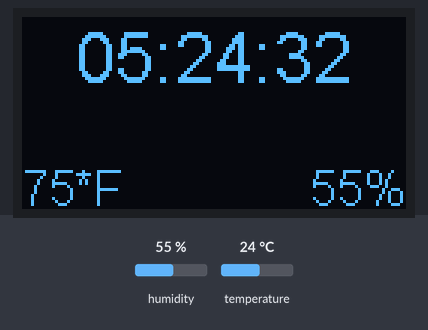
The sketch below on a simulated ESP8266 (NodeMCU). Shown: 128×64 one-colour display. The test bench sets the inputs (shaded band); at power-on: humidity 55 %, temperature 24 °C. WiFi joins after 1.5 s; servers stay silent unless stated; what the sketch prints to the serial monitor is not drawn.

Above: at 2.7 s.
2.8 s: humidity set to 22 %
At 4.1 s:
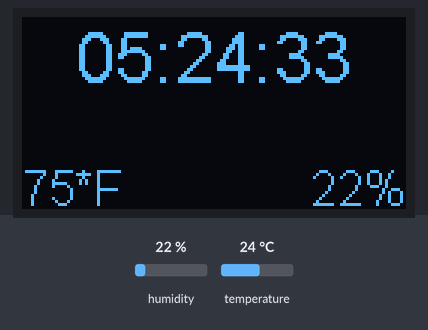
5.0 s: temperature set to 12 °C
At 6.0 s:
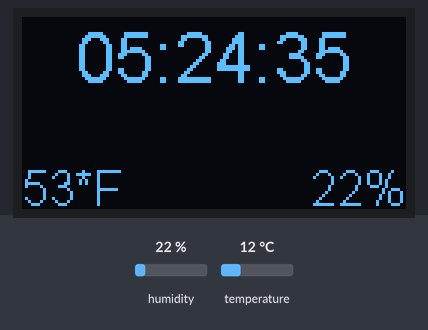
7.1 s: humidity set to 40 %
At 8.0 s:
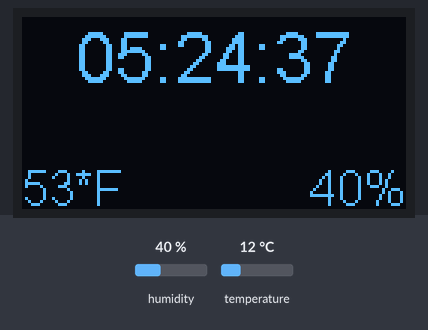
9.1 s: temperature set to 19 °C
At 9.9 s:
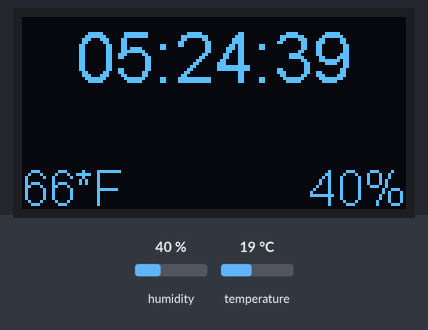
Timing chart, 0 to 12.1 s (numbered marks = the images above; inputs shaded):
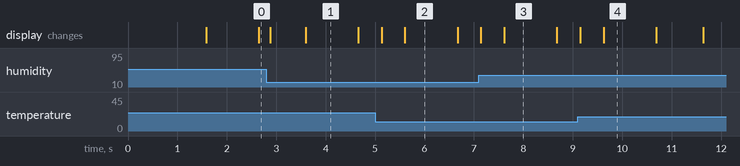

Measured:
- what the display in image 1 shows lasts 1.1 s, from 3.6 s to 4.7 s

The sketch:

MyTimeAndTempProgram.ino
```cpp
#include <Arduino.h>

#include <ESP8266WiFi.h>
#include <ESP8266WiFiMulti.h>
#include <ESP8266HTTPClient.h>
#include "SSD1306Wire.h"
#include <WiFiUdp.h>
#include <TimeLib.h>
#include <Adafruit_Sensor.h>
#include <DHT.h>
#include <DHT_U.h>

#define DHTPIN            D2
#define DHTTYPE           DHT22

const char* Ssid = "Shortening";
const char* Password = "ThiaIsAwesome";

// NTP Servers:
static const char ntpServerName[] = "us.pool.ntp.org";
//static const char ntpServerName[] = "time.nist.gov";
//static const char ntpServerName[] = "time-a.timefreq.bldrdoc.gov";
//static const char ntpServerName[] = "time-b.timefreq.bldrdoc.gov";
//static const char ntpServerName[] = "time-c.timefreq.bldrdoc.gov";

//const int timeZone = 1;     // Central European Time
const int timeZone = -5;  // Eastern Standard Time (USA)
//const int timeZone = -4;  // Eastern Daylight Time (USA)
//const int timeZone = -8;  // Pacific Standard Time (USA)
//const int timeZone = -7;  // Pacific Daylight Time (USA)

WiFiUDP Udp;
unsigned int localPort = 8888;  // local port to listen for UDP packets

ESP8266WiFiMulti WiFiMulti;
SSD1306Wire  display(0x3c, D3, D5);

const char * headerKeys[] = {"date"};
const size_t numberOfHeaders = 1;

DHT_Unified dht(DHTPIN, DHTTYPE);

void drawConnecting()
{
  display.setTextAlignment(TEXT_ALIGN_CENTER);
  display.setFont(ArialMT_Plain_24);
  display.drawString(64, 0, "Connecting");
}

void setup() {

  Serial.begin(115200);
  // Serial.setDebugOutput(true);

  display.init();
  display.flipScreenVertically();
  display.setFont(ArialMT_Plain_10);
  drawConnecting();
  display.display();

  WiFi.mode(WIFI_STA);
  WiFiMulti.addAP(Ssid, Password);

  Serial.print("Connecting to Wifi");
  while ((WiFiMulti.run() != WL_CONNECTED)) {
    Serial.print(".");
    delay(500);
  }
  Serial.print(" Connected!\n");

  Udp.begin(localPort);
  setSyncProvider(getNtpTime);
  setSyncInterval(300);

  dht.begin();
}

void drawTime(String time)
{
    display.setTextAlignment(TEXT_ALIGN_CENTER);
    display.setFont(ArialMT_Plain_24);
    display.drawString(64, 0, time);
}

String getFormattedTime()
{
  String timeString = "";

  time_t t = now();
  timeString += padTime(hour(t));
  timeString += ':';
  timeString += padTime(minute(t));
  timeString += ':';
  timeString += padTime(second(t));

  return timeString;
}

String padTime(int digits)
{
  String result = "";
  if (digits < 10)
  {
    result += '0';
  }
  result += digits;
  return result;
}

void drawTimeNotSet()
{
  display.setTextAlignment(TEXT_ALIGN_CENTER);
  display.setFont(ArialMT_Plain_24);
  display.drawString(64, 0, "NTP Error");
}

void drawTemp(int temp)
{
  display.setTextAlignment(TEXT_ALIGN_LEFT);
  display.setFont(ArialMT_Plain_16);
  display.drawString(0, 48, String(temp) + "*F");
}

void drawTempError()
{
  display.setTextAlignment(TEXT_ALIGN_LEFT);
  display.setFont(ArialMT_Plain_16);
  display.drawString(0, 48, "--*F");
}

void drawHumidity(int humidity)
{
  display.setTextAlignment(TEXT_ALIGN_RIGHT);
  display.setFont(ArialMT_Plain_16);
  display.drawString(128, 48, String(humidity) + "%");
}

void drawHumidityError()
{
  display.setTextAlignment(TEXT_ALIGN_RIGHT);
  display.setFont(ArialMT_Plain_16);
  display.drawString(128, 48, "--%");
}

time_t prevDisplay = 0;

void loop() {
  display.clear();


  if (timeStatus() != timeNotSet) {
    // TODO: Look into partial clearing of display?
    //if (now() != prevDisplay) {
      drawTime(getFormattedTime());
    //}
  }
  else
  {
    drawTimeNotSet();
  }

  sensors_event_t event;
  dht.temperature().getEvent(&event);
  if (isnan(event.temperature)) {
    drawTempError();
  }
  else {
    drawTemp(event.temperature * 9 / 5 + 32);
  }
  dht.humidity().getEvent(&event);
  if (isnan(event.relative_humidity)) {
    drawHumidityError();
  }
  else {
    drawHumidity(event.relative_humidity);
  }

  display.display();
  delay(100);
}

/*-------- NTP code ----------*/

const int NTP_PACKET_SIZE = 48; // NTP time is in the first 48 bytes of message
byte packetBuffer[NTP_PACKET_SIZE]; //buffer to hold incoming & outgoing packets

time_t getNtpTime()
{
  IPAddress ntpServerIP; // NTP server's ip address

  while (Udp.parsePacket() > 0) ; // discard any previously received packets
  Serial.println("Transmit NTP Request");
  // get a random server from the pool
  WiFi.hostByName(ntpServerName, ntpServerIP);
  Serial.print(ntpServerName);
  Serial.print(": ");
  Serial.println(ntpServerIP);
  sendNTPpacket(ntpServerIP);
  uint32_t beginWait = millis();
  while (millis() - beginWait < 1500) {
    int size = Udp.parsePacket();
    if (size >= NTP_PACKET_SIZE) {
      Serial.println("Receive NTP Response");
      Udp.read(packetBuffer, NTP_PACKET_SIZE);  // read packet into the buffer
      unsigned long secsSince1900;
      // convert four bytes starting at location 40 to a long integer
      secsSince1900 =  (unsigned long)packetBuffer[40] << 24;
      secsSince1900 |= (unsigned long)packetBuffer[41] << 16;
      secsSince1900 |= (unsigned long)packetBuffer[42] << 8;
      secsSince1900 |= (unsigned long)packetBuffer[43];
      return secsSince1900 - 2208988800UL + timeZone * SECS_PER_HOUR;
    }
  }
  Serial.println("No NTP Response :-(");
  return 0; // return 0 if unable to get the time
}

// send an NTP request to the time server at the given address
void sendNTPpacket(IPAddress &address)
{
  // set all bytes in the buffer to 0
  memset(packetBuffer, 0, NTP_PACKET_SIZE);
  // Initialize values needed to form NTP request
  // (see URL above for details on the packets)
  packetBuffer[0] = 0b11100011;   // LI, Version, Mode
  packetBuffer[1] = 0;     // Stratum, or type of clock
  packetBuffer[2] = 6;     // Polling Interval
  packetBuffer[3] = 0xEC;  // Peer Clock Precision
  // 8 bytes of zero for Root Delay & Root Dispersion
  packetBuffer[12] = 49;
  packetBuffer[13] = 0x4E;
  packetBuffer[14] = 49;
  packetBuffer[15] = 52;
  // all NTP fields have been given values, now
  // you can send a packet requesting a timestamp:
  Udp.beginPacket(address, 123); //NTP requests are to port 123
  Udp.write(packetBuffer, NTP_PACKET_SIZE);
  Udp.endPacket();
}
```
